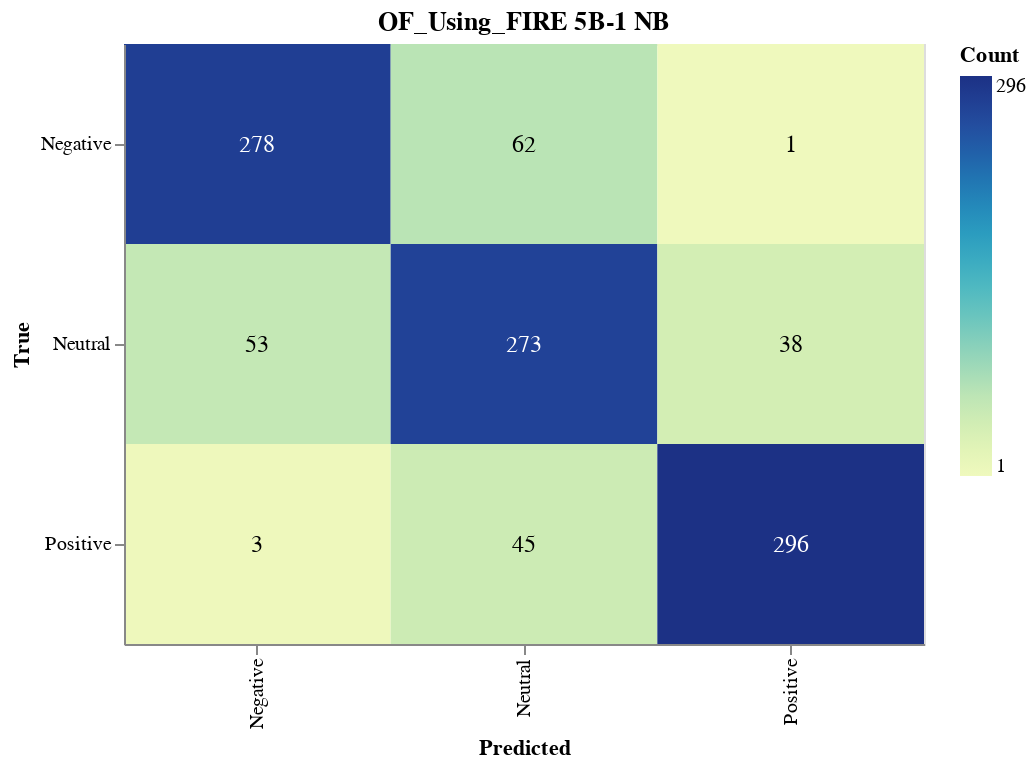

Write notebook code for a chart like this one.
### Markdown cell above
#### Save Confusion Matrix

### Code cell
import altair as alt
import pandas as pd
from sklearn.metrics import confusion_matrix

# Calculate the confusion matrix
cm = confusion_matrix(true_labels, nb_validation_predictions)

# Define class names
class_names = ['Negative', 'Neutral', 'Positive']

# Convert confusion matrix to DataFrame
cm_df = pd.DataFrame(cm, index=class_names, columns=class_names).reset_index().melt(id_vars='index')
cm_df.columns = ['True', 'Predicted', 'Count']

# Ensure the order of categories
cm_df['True'] = pd.Categorical(cm_df['True'], categories=class_names, ordered=True)
cm_df['Predicted'] = pd.Categorical(cm_df['Predicted'], categories=class_names, ordered=True)

# Create the Altair plot
heatmap = alt.Chart(cm_df).mark_rect().encode(
    x=alt.X('Predicted:O', sort=class_names),
    y=alt.Y('True:O', sort=class_names),
    color='Count:Q',
    tooltip=['True', 'Predicted', 'Count']
).properties(
    width=400,
    height=300,
    title='OF_Using_FIRE 5B-1 NB'
)

# Add text labels
text = heatmap.mark_text(
    align='center',
    baseline='middle',
    fontSize=12
).encode(
    text='Count:Q',
    color=alt.condition(
        alt.datum.Count > cm.max() / 2,
        alt.value('white'),
        alt.value('black')
    )
)

# Combine heatmap and text
final_chart = heatmap + text

# Display the plot
final_chart.show()

### Figure 1 — Vega-Lite specification as saved in the notebook (floating-point values rounded to 4 significant figures)
{"config": {"view": {"continuousWidth": 300, "continuousHeight": 300}}, "layer": [{"mark": {"type": "rect"}, "encoding": {"color": {"field": "Count", "type": "quantitative"}, "tooltip": [{"field": "True", "type": "ordinal"}, {"field": "Predicted", "type": "ordinal"}, {"field": "Count", "type": "quantitative"}], "x": {"field": "Predicted", "sort": ["Negative", "Neutral", "Positive"], "type": "ordinal"}, "y": {"field": "True", "sort": ["Negative", "Neutral", "Positive"], "type": "ordinal"}}, "title": "OF_Using_FIRE 5B-1 NB"}, {"mark": {"type": "text", "align": "center", "baseline": "middle", "fontSize": 12}, "encoding": {"color": {"condition": {"test": "(datum.Count > 148.0)", "value": "white"}, "value": "black"}, "text": {"field": "Count", "type": "quantitative"}, "tooltip": [{"field": "True", "type": "ordinal"}, {"field": "Predicted", "type": "ordinal"}, {"field": "Count", "type": "quantitative"}], "x": {"field": "Predicted", "sort": ["Negative", "Neutral", "Positive"], "type": "ordinal"}, "y": {"field": "True", "sort": ["Negative", "Neutral", "Positive"], "type": "ordinal"}}, "title": "OF_Using_FIRE 5B-1 NB"}], "data": {"name": "data-e7faffdf4f2975ff1cccab998a8a7761"}, "height": 300, "width": 400, "$schema": "https://vega.github.io/schema/vega-lite/v5.17.0.json", "datasets": {"data-e7faffdf4f2975ff1cccab998a8a7761": [{"True": "Negative", "Predicted": "Negative", "Count": 278}, {"True": "Neutral", "Predicted": "Negative", "Count": 53}, {"True": "Positive", "Predicted": "Negative", "Count": 3}, {"True": "Negative", "Predicted": "Neutral", "Count": 62}, {"True": "Neutral", "Predicted": "Neutral", "Count": 273}, {"True": "Positive", "Predicted": "Neutral", "Count": 45}, {"True": "Negative", "Predicted": "Positive", "Count": 1}, {"True": "Neutral", "Predicted": "Positive", "Count": 38}, {"True": "Positive", "Predicted": "Positive", "Count": 296}]}}
